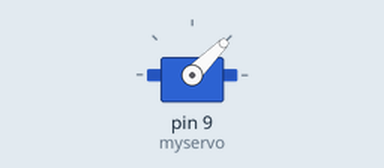
This sketch was run on a simulated Arduino Uno, built with avr-gcc and run on an emulated ATmega328P. Parts: servo.

Above: at 0.05 s.
At 2.0 s:
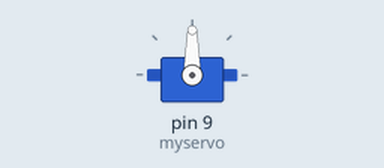
At 3.0 s:
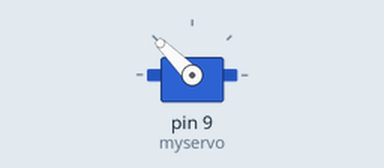
At 4.0 s:
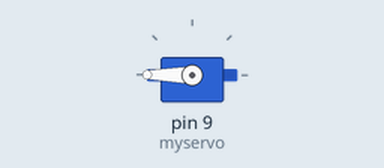
Timing chart, 0 to 5.2 s (numbered marks = the images above):
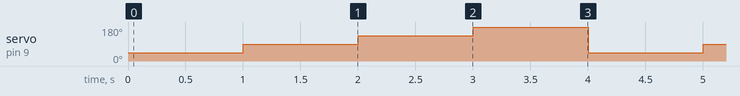

The sketch:

Fade_led_LDR_Attiny.ino
```cpp
#include <Servo.h>

Servo myservo; // Object [myservo] of Servo Library is created
               // OOPs Concept

void setup()
{
  myservo.attach(9);
}

void loop()
{
  myservo.write(45);
  delay(1000);
  myservo.write(90);
  delay(1000);
  myservo.write(135);
  delay(1000);
  myservo.write(180); // Servo Motor Can Rotate maximum 180 degree.
  delay(1000);
}
```

Measured:
- by itself, servo on pin 9 (myservo): repeats every 4.0 s: 135° 1.0 s, 180° 1.0 s, 45° 1.0 s, 90° 1.0 s
